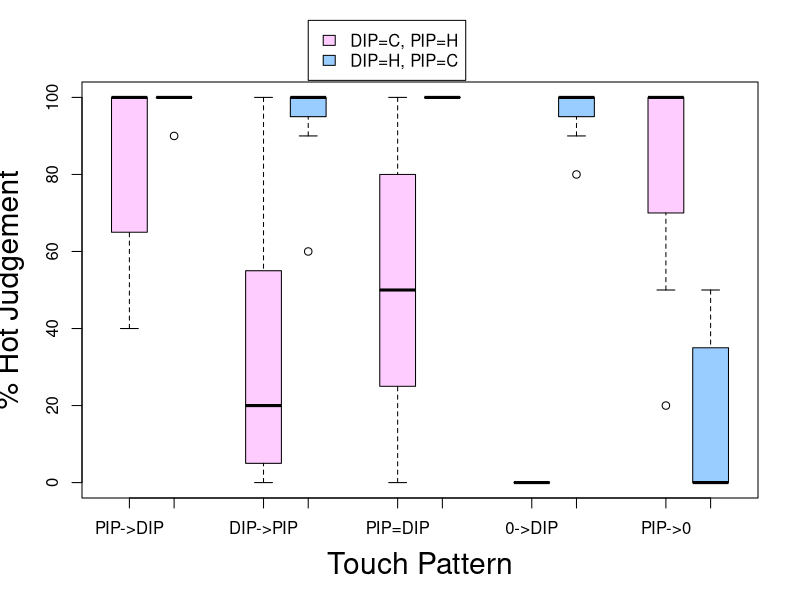

Write the R code that produced this figure.
#   https://stackoverflow.com/questions/47479522/how-to-create-a-grouped-boxplot-in-r
# two way anova  http://www.sthda.com/english/wiki/two-way-anova-test-in-r
# color  http://www.sthda.com/english/wiki/colors-in-r



A1 <- c(100,40,100,100,80,100,50)
A2 <- c(100,100,100,100,90,100,100)

B1 <- c(0,10,100,0,50,60,20)
B2 <- c(60,100,100,100,90,100,100)

C1 <- c(50,20,90,30,70,100,0)
C2 <- c(100,100,100,100,100,100,100)

D1 <- c(0,0,0,0,0,0,0)
D2 <- c(80,100,100,100,100,100,90)

E1 <- c(50,100,20,100,90,100,100)
E2 <- c(30,50,0,0,40,0,0)



DF2 <- data.frame(
  x = c(c(A1, A2), c(B1, B2),c(C1, C2), c(D1, D2),c(E1, E2)),
  #y = rep(c("PIP->DIP", "DIP->PIP", "PIP=DIP", "0->DIP", "PIP->0"), each = 14),
  y = rep(c("A", "B", "C", "D", "E"), each = 14),
  z = rep(rep(1:2, each=7), 5),
  stringsAsFactors = FALSE
)
str(DF2)
#'data.frame':   70 obs. of  3 variables:
# $ x: num  100 40 100 100 80 100 50 100 100 100 ...
# $ y: chr  "PIP->DIP" "PIP->DIP" "PIP->DIP" "PIP->DIP" ...
# $ z: int  1 1 1 1 1 1 1 2 2 2 ...

# save
write.csv(DF2, file = "C:\\Users\\huaju\\Documents\\GitHub\\personal\\thermal_illusion\\psychometric\\data_exp1.csv")


cols <- c("#FFCCFF","#99CCFF")


boxplot(x ~  z + y, data = DF2,
        at = c(1:2, 4:5, 7:8, 10:11, 13:14), col = cols,
        names = c("PIP->DIP", "", "DIP->PIP", "","PIP=DIP", "","0->DIP", "","PIP->0", ""), xaxs = FALSE, 
        xlab = "Touch Pattern", ylab = "% Hot Judgement",
        boxlwd = 1,cex.lab=1.8,cex.main=1.5, cex.sub=1.5)


# 枠外への描画を許可
par(xpd=T)
# 凡例を表示
legend(5,120, fill = cols, legend = c("DIP=C, PIP=H","DIP=H, PIP=C"), horiz = F)


# conduct two-way ANOVA with interaction effect
res.aov3 <- aov(x ~ y * z, data = DF2)
res.aov3 <- aov(x ~ y + z + y:z, data = DF2)
summary(res.aov3)
#            Df Sum Sq Mean Sq F value   Pr(>F)    
#y            4  18277    4569   8.652 1.40e-05 ***
#z            1  17286   17286  32.732 3.57e-07 ***
#y:z          4  49900   12475  23.623 9.21e-12 ***
#Residuals   60  31686     528
#---
#Signif. codes:  0 '***' 0.001 '**' 0.01 '*' 0.05 '.' 0.1 ' ' 1


# conduct Multiple pairwise-comparison between the means of groups
TukeyHSD(res.aov3, which = "y")
#  Tukey multiple comparisons of means
#    95% family-wise confidence level
#
#Fit: aov(formula = x ~ y + z + y:z, data = DF2)
#
#$y
#           diff       lwr        upr     p adj
#B-A -26.4285714 -50.85688  -2.000265 0.0276304
#C-A -14.2857143 -38.71402  10.142593 0.4754471
#D-A -42.1428571 -66.57116 -17.714550 0.0000865
#E-A -41.4285714 -65.85688 -17.000265 0.0001160
#C-B  12.1428571 -12.28545  36.571164 0.6313063
#D-B -15.7142857 -40.14259   8.714021 0.3779628
#E-B -15.0000000 -39.42831   9.428307 0.4255991
#D-C -27.8571429 -52.28545  -3.428836 0.0176535
#E-C -27.1428571 -51.57116  -2.714550 0.0221393
#E-D   0.7142857 -23.71402  25.142593 0.9999893


# We don’t need to perform the test for the “z” variable because it has only two levels, which have been already proven to be significantly different by ANOVA test. Therefore, the Tukey HSD test will be done only for the factor variable “y”.


